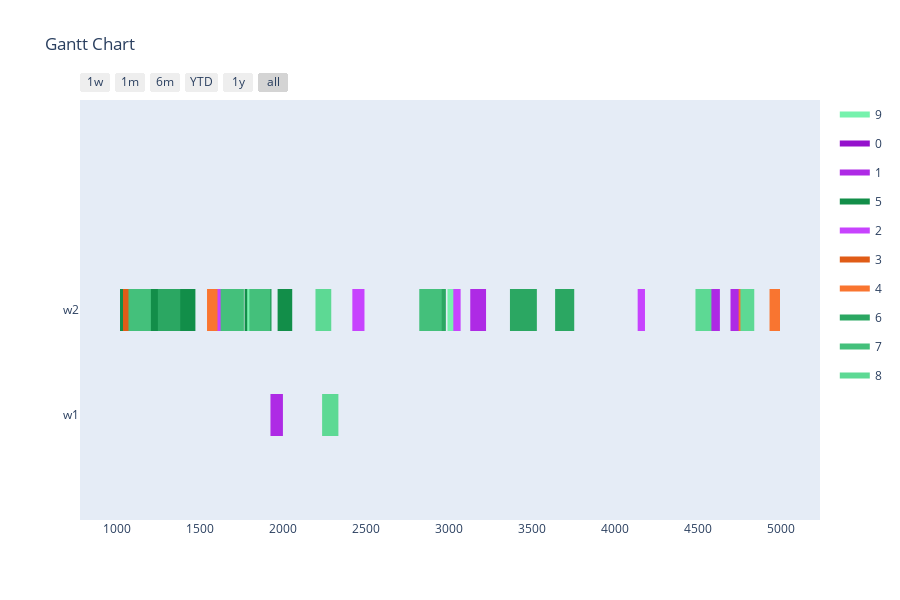

Here is the notebook cell this chart was saved with:
### Markdown cell above
Config 1 - Test with One Point Crossover

### Code cell
optimizer = BaseGA(env)
optimizer.set_minimize()
# optional (in this case, all options given are the default option, if the configuration step is skipped)
optimizer.configure('tardiness', 'onepointcrossover', 'roulettewheel', 'randomize')
# choose an input generator (optional) -> decides how the data gets converted into the optimizer format
# optimizer.set_input_generator('SameLengthAlternativesGenerator')
# all parameters after offspring_amount are optional (in this case -> verbose=True)
result, best_fitness_history, average_fitness_history, best_generation_history, feasible_gen = optimizer.optimize(orders, max_generations, earliest_time_slot, last_time_slot, population_size, offspring_amount, verbose=True)
workstation_assignments = reformat_result(result, orders, workstations, recipes, tasks)
visualize(workstation_assignments, best_fitness_history, average_fitness_history, best_generation_history, feasible_gen)

### Figure 1 — Plotly figure (JSON) as saved in the notebook; plotly's stock layout.template omitted (floating-point values rounded to 4 significant figures)
{"data": [{"fill": "toself", "fillcolor": "rgb(118, 242, 173)", "hoverinfo": "name", "legendgroup": "rgb(118, 242, 173)", "mode": "none", "name": "9", "type": "scatter", "x": [1677, 1730, 1730, 1677, 1677, 1774, 1837, 1837, 1774, 1774, 1061, 1114, 1114, 1061, 1061, 2993, 3066, 3066, 2993], "y": [0.8, 0.8, 1.2, 1.2, null, 0.8, 0.8, 1.2, 1.2, null, 0.8, 0.8, 1.2, 1.2, null, 0.8, 0.8, 1.2, 1.2]}, {"fill": "toself", "fillcolor": "rgb(149, 17, 204)", "hoverinfo": "name", "legendgroup": "rgb(149, 17, 204)", "mode": "none", "name": "0", "type": "scatter", "x": [1198, 1241, 1241, 1198, 1198, 1607, 1722, 1722, 1607, 1607, 1632, 1675, 1675, 1632, 1632, 1068, 1203, 1203, 1068, 1068, 1348, 1391, 1391, 1348, 1348, 1185, 1228, 1228, 1185, 1185, 1337, 1380, 1380, 1337], "y": [0.8, 0.8, 1.2, 1.2, null, 0.8, 0.8, 1.2, 1.2, null, 0.8, 0.8, 1.2, 1.2, null, 0.8, 0.8, 1.2, 1.2, null, 0.8, 0.8, 1.2, 1.2, null, 0.8, 0.8, 1.2, 1.2, null, 0.8, 0.8, 1.2, 1.2]}, {"fill": "toself", "fillcolor": "rgb(174, 42, 229)", "hoverinfo": "name", "legendgroup": "rgb(174, 42, 229)", "mode": "none", "name": "1", "type": "scatter", "x": [3130, 3225, 3225, 3130, 3130, 4550, 4633, 4633, 4550, 4550, 4697, 4780, 4780, 4697, 4697, 426, 509, 509, 426, 426, 599, 642, 642, 599, 599, 1927, 2002, 2002, 1927], "y": [0.8, 0.8, 1.2, 1.2, null, 0.8, 0.8, 1.2, 1.2, null, 0.8, 0.8, 1.2, 1.2, null, 0.8, 0.8, 1.2, 1.2, null, -0.2, -0.2, 0.2, 0.2, null, -0.2, -0.2, 0.2, 0.2]}, {"fill": "toself", "fillcolor": "rgb(18, 142, 73)", "hoverinfo": "name", "legendgroup": "rgb(18, 142, 73)", "mode": "none", "name": "5", "type": "scatter", "x": [906, 1021, 1021, 906, 906, 416, 474, 474, 416, 416, 504, 629, 629, 504, 504, 1744, 1787, 1787, 1744, 1744, 1933, 2058, 2058, 1933, 1933, 1771, 1896, 1896, 1771, 1771, 1475, 1600, 1600, 1475], "y": [0.8, 0.8, 1.2, 1.2, null, 0.8, 0.8, 1.2, 1.2, null, 0.8, 0.8, 1.2, 1.2, null, 0.8, 0.8, 1.2, 1.2, null, 0.8, 0.8, 1.2, 1.2, null, 0.8, 0.8, 1.2, 1.2, null, 0.8, 0.8, 1.2, 1.2]}, {"fill": "toself", "fillcolor": "rgb(199, 67, 254)", "hoverinfo": "name", "legendgroup": "rgb(199, 67, 254)", "mode": "none", "name": "2", "type": "scatter", "x": [3028, 3072, 3072, 3028, 3028, 2420, 2493, 2493, 2420, 2420, 1581, 1634, 1634, 1581, 1581, 4138, 4182, 4182, 4138], "y": [0.8, 0.8, 1.2, 1.2, null, 0.8, 0.8, 1.2, 1.2, null, 0.8, 0.8, 1.2, 1.2, null, 0.8, 0.8, 1.2, 1.2]}, {"fill": "toself", "fillcolor": "rgb(224, 92, 23)", "hoverinfo": "name", "legendgroup": "rgb(224, 92, 23)", "mode": "none", "name": "3", "type": "scatter", "x": [1039, 1083, 1083, 1039, 1039, 1296, 1340, 1340, 1296, 1296, 220, 283, 283, 220, 220, 1048, 1111, 1111, 1048], "y": [0.8, 0.8, 1.2, 1.2, null, 0.8, 0.8, 1.2, 1.2, null, 0.8, 0.8, 1.2, 1.2, null, 0.8, 0.8, 1.2, 1.2]}, {"fill": "toself", "fillcolor": "rgb(249, 117, 48)", "hoverinfo": "name", "legendgroup": "rgb(249, 117, 48)", "mode": "none", "name": "4", "type": "scatter", "x": [4746, 4799, 4799, 4746, 4746, 669, 722, 722, 669, 669, 4932, 4995, 4995, 4932, 4932, 1545, 1608, 1608, 1545], "y": [0.8, 0.8, 1.2, 1.2, null, 0.8, 0.8, 1.2, 1.2, null, 0.8, 0.8, 1.2, 1.2, null, 0.8, 0.8, 1.2, 1.2]}, {"fill": "toself", "fillcolor": "rgb(43, 167, 98)", "hoverinfo": "name", "legendgroup": "rgb(43, 167, 98)", "mode": "none", "name": "6", "type": "scatter", "x": [833, 894, 894, 833, 833, 2925, 2983, 2983, 2925, 2925, 3369, 3494, 3494, 3369, 3369, 1249, 1384, 1384, 1249, 1249, 3391, 3531, 3531, 3391, 3391, 1638, 1681, 1681, 1638, 1638, 3641, 3756, 3756, 3641], "y": [0.8, 0.8, 1.2, 1.2, null, 0.8, 0.8, 1.2, 1.2, null, 0.8, 0.8, 1.2, 1.2, null, 0.8, 0.8, 1.2, 1.2, null, 0.8, 0.8, 1.2, 1.2, null, 0.8, 0.8, 1.2, 1.2, null, 0.8, 0.8, 1.2, 1.2]}, {"fill": "toself", "fillcolor": "rgb(68, 192, 123)", "hoverinfo": "name", "legendgroup": "rgb(68, 192, 123)", "mode": "none", "name": "7", "type": "scatter", "x": [1072, 1207, 1207, 1072, 1072, 1627, 1767, 1767, 1627, 1627, 362, 420, 420, 362, 362, 2823, 2958, 2958, 2823, 2823, 1812, 1927, 1927, 1812, 1812, 739, 797, 797, 739, 739, 1800, 1861, 1861, 1800], "y": [0.8, 0.8, 1.2, 1.2, null, 0.8, 0.8, 1.2, 1.2, null, 0.8, 0.8, 1.2, 1.2, null, 0.8, 0.8, 1.2, 1.2, null, 0.8, 0.8, 1.2, 1.2, null, 0.8, 0.8, 1.2, 1.2, null, 0.8, 0.8, 1.2, 1.2]}, {"fill": "toself", "fillcolor": "rgb(93, 217, 148)", "hoverinfo": "name", "legendgroup": "rgb(93, 217, 148)", "mode": "none", "name": "8", "type": "scatter", "x": [4486, 4569, 4569, 4486, 4486, 4499, 4582, 4582, 4499, 4499, 2198, 2293, 2293, 2198, 2198, 4757, 4840, 4840, 4757, 4757, 2238, 2281, 2281, 2238, 2238, 2249, 2336, 2336, 2249], "y": [0.8, 0.8, 1.2, 1.2, null, 0.8, 0.8, 1.2, 1.2, null, 0.8, 0.8, 1.2, 1.2, null, 0.8, 0.8, 1.2, 1.2, null, -0.2, -0.2, 0.2, 0.2, null, -0.2, -0.2, 0.2, 0.2]}, {"legendgroup": "rgb(118, 242, 173)", "marker": {"color": "rgb(118, 242, 173)", "opacity": 0, "size": 1}, "mode": "markers", "name": "", "showlegend": false, "text": [null, null, null, null, null, null, null, null], "type": "scatter", "x": [1677, 1730, 1774, 1837, 1061, 1114, 2993, 3066], "y": [1, 1, 1, 1, 1, 1, 1, 1]}, {"legendgroup": "rgb(149, 17, 204)", "marker": {"color": "rgb(149, 17, 204)", "opacity": 0, "size": 1}, "mode": "markers", "name": "", "showlegend": false, "text": [null, null, null, null, null, null, null, null, null, null, null, null, null, null], "type": "scatter", "x": [1198, 1241, 1607, 1722, 1632, 1675, 1068, 1203, 1348, 1391, 1185, 1228, 1337, 1380], "y": [1, 1, 1, 1, 1, 1, 1, 1, 1, 1, 1, 1, 1, 1]}, {"legendgroup": "rgb(174, 42, 229)", "marker": {"color": "rgb(174, 42, 229)", "opacity": 0, "size": 1}, "mode": "markers", "name": "", "showlegend": false, "text": [null, null, null, null, null, null, null, null, null, null, null, null], "type": "scatter", "x": [3130, 3225, 4550, 4633, 4697, 4780, 426, 509, 599, 642, 1927, 2002], "y": [1, 1, 1, 1, 1, 1, 1, 1, 0, 0, 0, 0]}, {"legendgroup": "rgb(18, 142, 73)", "marker": {"color": "rgb(18, 142, 73)", "opacity": 0, "size": 1}, "mode": "markers", "name": "", "showlegend": false, "text": [null, null, null, null, null, null, null, null, null, null, null, null, null, null], "type": "scatter", "x": [906, 1021, 416, 474, 504, 629, 1744, 1787, 1933, 2058, 1771, 1896, 1475, 1600], "y": [1, 1, 1, 1, 1, 1, 1, 1, 1, 1, 1, 1, 1, 1]}, {"legendgroup": "rgb(199, 67, 254)", "marker": {"color": "rgb(199, 67, 254)", "opacity": 0, "size": 1}, "mode": "markers", "name": "", "showlegend": false, "text": [null, null, null, null, null, null, null, null], "type": "scatter", "x": [3028, 3072, 2420, 2493, 1581, 1634, 4138, 4182], "y": [1, 1, 1, 1, 1, 1, 1, 1]}, {"legendgroup": "rgb(224, 92, 23)", "marker": {"color": "rgb(224, 92, 23)", "opacity": 0, "size": 1}, "mode": "markers", "name": "", "showlegend": false, "text": [null, null, null, null, null, null, null, null], "type": "scatter", "x": [1039, 1083, 1296, 1340, 220, 283, 1048, 1111], "y": [1, 1, 1, 1, 1, 1, 1, 1]}, {"legendgroup": "rgb(249, 117, 48)", "marker": {"color": "rgb(249, 117, 48)", "opacity": 0, "size": 1}, "mode": "markers", "name": "", "showlegend": false, "text": [null, null, null, null, null, null, null, null], "type": "scatter", "x": [4746, 4799, 669, 722, 4932, 4995, 1545, 1608], "y": [1, 1, 1, 1, 1, 1, 1, 1]}, {"legendgroup": "rgb(43, 167, 98)", "marker": {"color": "rgb(43, 167, 98)", "opacity": 0, "size": 1}, "mode": "markers", "name": "", "showlegend": false, "text": [null, null, null, null, null, null, null, null, null, null, null, null, null, null], "type": "scatter", "x": [833, 894, 2925, 2983, 3369, 3494, 1249, 1384, 3391, 3531, 1638, 1681, 3641, 3756], "y": [1, 1, 1, 1, 1, 1, 1, 1, 1, 1, 1, 1, 1, 1]}, {"legendgroup": "rgb(68, 192, 123)", "marker": {"color": "rgb(68, 192, 123)", "opacity": 0, "size": 1}, "mode": "markers", "name": "", "showlegend": false, "text": [null, null, null, null, null, null, null, null, null, null, null, null, null, null], "type": "scatter", "x": [1072, 1207, 1627, 1767, 362, 420, 2823, 2958, 1812, 1927, 739, 797, 1800, 1861], "y": [1, 1, 1, 1, 1, 1, 1, 1, 1, 1, 1, 1, 1, 1]}, {"legendgroup": "rgb(93, 217, 148)", "marker": {"color": "rgb(93, 217, 148)", "opacity": 0, "size": 1}, "mode": "markers", "name": "", "showlegend": false, "text": [null, null, null, null, null, null, null, null, null, null, null, null], "type": "scatter", "x": [4486, 4569, 4499, 4582, 2198, 2293, 4757, 4840, 2238, 2281, 2249, 2336], "y": [1, 1, 1, 1, 1, 1, 1, 1, 0, 0, 0, 0]}], "layout": {"height": 600, "hovermode": "closest", "showlegend": true, "title": {"text": "Gantt Chart"}, "xaxis": {"rangeselector": {"buttons": [{"count": 7, "label": "1w", "step": "day", "stepmode": "backward"}, {"count": 1, "label": "1m", "step": "month", "stepmode": "backward"}, {"count": 6, "label": "6m", "step": "month", "stepmode": "backward"}, {"count": 1, "label": "YTD", "step": "year", "stepmode": "todate"}, {"count": 1, "label": "1y", "step": "year", "stepmode": "backward"}, {"step": "all"}]}, "showgrid": false, "type": "date", "zeroline": false}, "yaxis": {"autorange": false, "range": [-1, 3], "showgrid": false, "ticktext": ["w1", "w2"], "tickvals": [0, 1], "zeroline": false}}}
